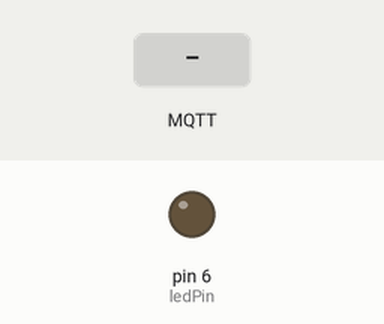
Recording of a sketch running on a simulated Arduino Uno, built with avr-gcc and run on an emulated ATmega328P. On the bench: output pins drawn as LEDs (lit = HIGH). The test bench sets the inputs (shaded band). WiFi joins after 1.5 s; servers stay silent unless stated; no MQTT or app messages arrive unless stated; what the sketch prints to the serial monitor is not drawn.

Above: at 2.7 s.
2.8 s: MQTT message "1" arrives on the first subscribed topic
At 3.95 s:
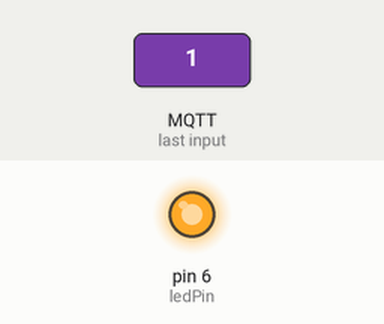
5.8 s: MQTT message "0" arrives on the first subscribed topic
At 8.3 s:
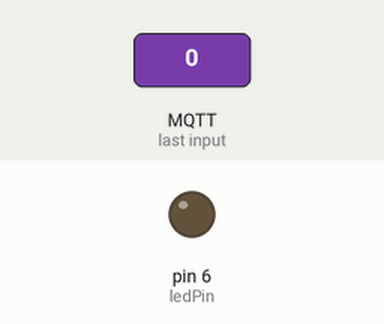
8.8 s: MQTT message "2" arrives on the first subscribed topic
At 10.25 s:
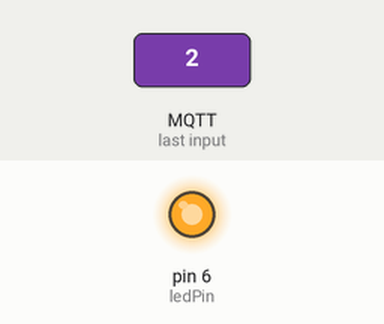
11.8 s: MQTT message "on" arrives on the first subscribed topic
At 14.1 s:
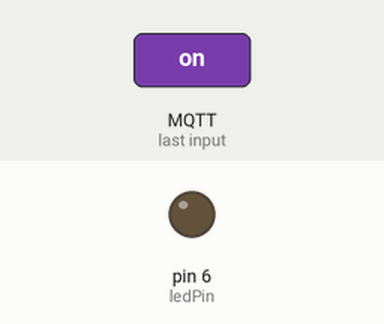
Timing chart, 0 to 15.6 s (numbered marks = the images above; inputs shaded):
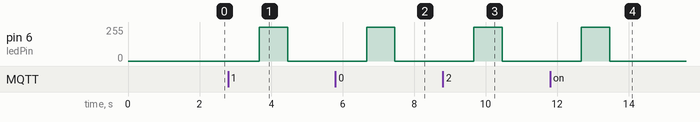

The sketch:

arduinoClient.ino
```cpp
/*
 Basic MQTT example

 This sketch demonstrates the basic capabilities of the library.
 It connects to an MQTT server then:
  - publishes "hello world" to the topic "outTopic"
  - subscribes to the topic "inTopic", printing out any messages
    it receives. NB - it assumes the received payloads are strings not binary

 It will reconnect to the server if the connection is lost using a blocking
 reconnect function. See the 'mqtt_reconnect_nonblocking' example for how to
 achieve the same result without blocking the main loop.

*/

#include <SPI.h>
#include <Ethernet.h>
#include <PubSubClient.h>

// Update these with values suitable for your network.
byte mac[]    = {  0xDE, 0xED, 0xBA, 0xFE, 0xFE, 0xED };
IPAddress ip(192, 168, 1, 193);
IPAddress server(192, 168, 1, 93);

//il pin che viene usato
int ledPin = 6;

// Questa callback è esattamente la funzione che viene chiamata nel momento in cui riceve un messaggio
void callback(char* topic, byte* payload, unsigned int length) {
  Serial.print("Pulso");
  pulsa();
}

EthernetClient ethClient;
PubSubClient client(ethClient);

void reconnect() {
  // Loop until we're reconnected
  while (!client.connected()) {
    Serial.print("Attempting MQTT connection...");
    // Attempt to connect
    if (client.connect("arduinoClient")) {
      Serial.println("connected");
      // Una volta connesso si sottoscrive al topic 'main'
      client.subscribe("main");
    } else {
      Serial.print("failed, rc=");
      Serial.print(client.state());
      Serial.println(" try again in 5 seconds");
      // Wait 5 seconds before retrying
      delay(5000);
    }
  }
}

void setup()
{
  Serial.begin(57600);

  client.setServer(server, 1883);
  client.setCallback(callback);

  Ethernet.begin(mac, ip);
  // Allow the hardware to sort itself out
  delay(1500);
}

void loop()
{
  if (!client.connected()) {
    reconnect();
  }
  client.loop();
}

void pulsa() {
  delay(100);

  for (int i=0; i<255; i++){
    analogWrite(ledPin, i);
    delay(1);
  }
  for (int i=255; i>0; i--){
    analogWrite(ledPin, i);
    delay(1);
  }
  for (int i=0; i<255; i++){
    analogWrite(ledPin, i);
    delay(1);
  }
  delay(20);

  for (int i=255; i>=0; i--){
    analogWrite(ledPin, i);
    delay(3);
  }
}
```

Measured:
- after the input at 2.8 s, pin 6 (ledPin): 0/255 → 254/255 after 0.87 s, → 0/255 0.79 s later
- after the input at 5.8 s, pin 6 (ledPin): 0/255 → 254/255 after 0.87 s, → 0/255 0.79 s later
- after the input at 8.8 s, pin 6 (ledPin): 0/255 → 254/255 after 0.87 s, → 0/255 0.79 s later
- after the input at 11.8 s, pin 6 (ledPin): 0/255 → 254/255 after 0.87 s, → 0/255 0.79 s later
